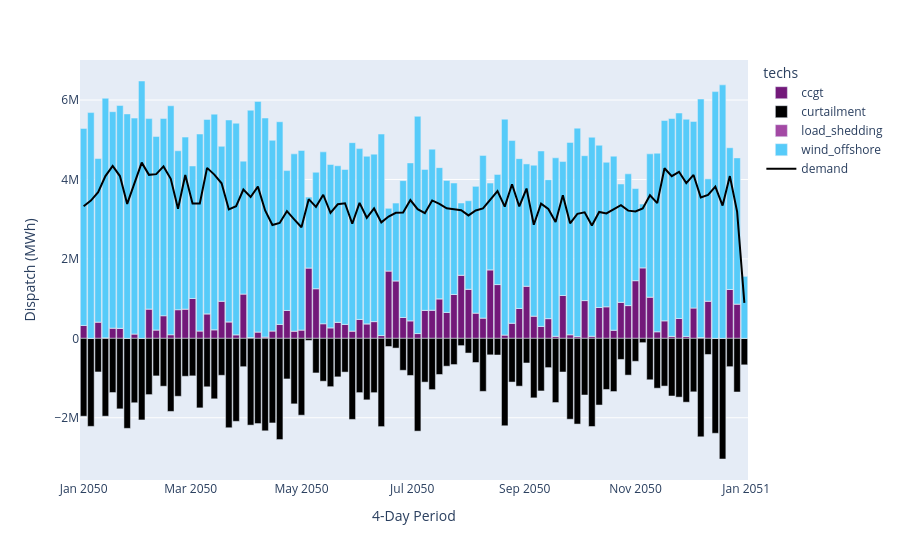

This figure's notebook cell:
### Code cell
# 4-day dispatch plot (~91 bars) â€” default scenario
plot_dispatch_4day(model_path="results/default_results.nc", plot_export_path="results/default_dispatch_4day.html")
